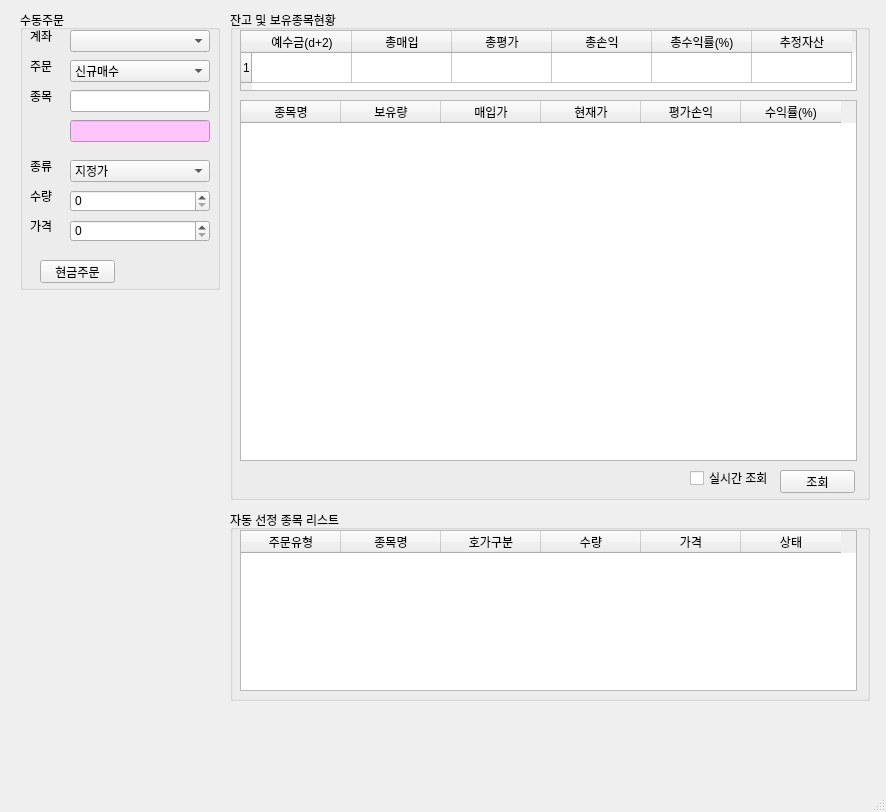
<?xml version="1.0" encoding="UTF-8"?>
<ui version="4.0">
 <class>MainWindow</class>
 <widget class="QMainWindow" name="MainWindow">
  <property name="geometry">
   <rect>
    <x>0</x>
    <y>0</y>
    <width>886</width>
    <height>812</height>
   </rect>
  </property>
  <property name="windowTitle">
   <string>PyTrader v0.4</string>
  </property>
  <widget class="QWidget" name="centralwidget">
   <widget class="QGroupBox" name="groupBox">
    <property name="geometry">
     <rect>
      <x>20</x>
      <y>10</y>
      <width>200</width>
      <height>280</height>
     </rect>
    </property>
    <property name="title">
     <string>수동주문</string>
    </property>
    <widget class="QLabel" name="label">
     <property name="geometry">
      <rect>
       <x>10</x>
       <y>20</y>
       <width>56</width>
       <height>12</height>
      </rect>
     </property>
     <property name="text">
      <string>계좌</string>
     </property>
    </widget>
    <widget class="QLabel" name="label_2">
     <property name="geometry">
      <rect>
       <x>10</x>
       <y>50</y>
       <width>56</width>
       <height>12</height>
      </rect>
     </property>
     <property name="text">
      <string>주문</string>
     </property>
    </widget>
    <widget class="QLabel" name="label_3">
     <property name="geometry">
      <rect>
       <x>10</x>
       <y>80</y>
       <width>56</width>
       <height>12</height>
      </rect>
     </property>
     <property name="text">
      <string>종목</string>
     </property>
    </widget>
    <widget class="QLabel" name="label_4">
     <property name="geometry">
      <rect>
       <x>10</x>
       <y>150</y>
       <width>56</width>
       <height>12</height>
      </rect>
     </property>
     <property name="text">
      <string>종류</string>
     </property>
    </widget>
    <widget class="QLabel" name="label_5">
     <property name="geometry">
      <rect>
       <x>10</x>
       <y>180</y>
       <width>56</width>
       <height>12</height>
      </rect>
     </property>
     <property name="text">
      <string>수량</string>
     </property>
    </widget>
    <widget class="QLabel" name="label_6">
     <property name="geometry">
      <rect>
       <x>10</x>
       <y>210</y>
       <width>56</width>
       <height>12</height>
      </rect>
     </property>
     <property name="text">
      <string>가격</string>
     </property>
    </widget>
    <widget class="QComboBox" name="comboBox">
     <property name="geometry">
      <rect>
       <x>50</x>
       <y>20</y>
       <width>140</width>
       <height>22</height>
      </rect>
     </property>
     <property name="editable">
      <bool>false</bool>
     </property>
    </widget>
    <widget class="QComboBox" name="comboBox_2">
     <property name="geometry">
      <rect>
       <x>50</x>
       <y>50</y>
       <width>140</width>
       <height>22</height>
      </rect>
     </property>
     <item>
      <property name="text">
       <string>신규매수</string>
      </property>
     </item>
     <item>
      <property name="text">
       <string>신규매도</string>
      </property>
     </item>
     <item>
      <property name="text">
       <string>매수취소</string>
      </property>
     </item>
     <item>
      <property name="text">
       <string>매도취소</string>
      </property>
     </item>
    </widget>
    <widget class="QComboBox" name="comboBox_3">
     <property name="geometry">
      <rect>
       <x>50</x>
       <y>150</y>
       <width>140</width>
       <height>22</height>
      </rect>
     </property>
     <item>
      <property name="text">
       <string>지정가</string>
      </property>
     </item>
     <item>
      <property name="text">
       <string>시장가</string>
      </property>
     </item>
    </widget>
    <widget class="QLineEdit" name="lineEdit">
     <property name="geometry">
      <rect>
       <x>50</x>
       <y>80</y>
       <width>140</width>
       <height>22</height>
      </rect>
     </property>
    </widget>
    <widget class="QLineEdit" name="lineEdit_2">
     <property name="geometry">
      <rect>
       <x>50</x>
       <y>110</y>
       <width>140</width>
       <height>22</height>
      </rect>
     </property>
     <property name="styleSheet">
      <string notr="true">background-color: rgb(255, 197, 251)</string>
     </property>
    </widget>
    <widget class="QSpinBox" name="spinBox">
     <property name="geometry">
      <rect>
       <x>50</x>
       <y>180</y>
       <width>140</width>
       <height>22</height>
      </rect>
     </property>
     <property name="maximum">
      <number>9999999</number>
     </property>
    </widget>
    <widget class="QSpinBox" name="spinBox_2">
     <property name="geometry">
      <rect>
       <x>50</x>
       <y>210</y>
       <width>140</width>
       <height>22</height>
      </rect>
     </property>
     <property name="maximum">
      <number>9999999</number>
     </property>
     <property name="singleStep">
      <number>50</number>
     </property>
    </widget>
    <widget class="QPushButton" name="pushButton">
     <property name="geometry">
      <rect>
       <x>20</x>
       <y>250</y>
       <width>75</width>
       <height>23</height>
      </rect>
     </property>
     <property name="text">
      <string>현금주문</string>
     </property>
    </widget>
   </widget>
   <widget class="QGroupBox" name="groupBox_2">
    <property name="geometry">
     <rect>
      <x>230</x>
      <y>10</y>
      <width>640</width>
      <height>490</height>
     </rect>
    </property>
    <property name="title">
     <string>잔고 및 보유종목현황</string>
    </property>
    <widget class="QTableWidget" name="tableWidget">
     <property name="geometry">
      <rect>
       <x>10</x>
       <y>20</y>
       <width>617</width>
       <height>61</height>
      </rect>
     </property>
     <property name="rowCount">
      <number>1</number>
     </property>
     <row/>
     <column>
      <property name="text">
       <string>예수금(d+2)</string>
      </property>
     </column>
     <column>
      <property name="text">
       <string>총매입</string>
      </property>
     </column>
     <column>
      <property name="text">
       <string>총평가</string>
      </property>
     </column>
     <column>
      <property name="text">
       <string>총손익</string>
      </property>
     </column>
     <column>
      <property name="text">
       <string>총수익률(%)</string>
      </property>
     </column>
     <column>
      <property name="text">
       <string>추정자산</string>
      </property>
     </column>
    </widget>
    <widget class="QTableWidget" name="tableWidget_2">
     <property name="geometry">
      <rect>
       <x>10</x>
       <y>90</y>
       <width>617</width>
       <height>361</height>
      </rect>
     </property>
     <column>
      <property name="text">
       <string>종목명</string>
      </property>
     </column>
     <column>
      <property name="text">
       <string>보유량</string>
      </property>
     </column>
     <column>
      <property name="text">
       <string>매입가</string>
      </property>
     </column>
     <column>
      <property name="text">
       <string>현재가</string>
      </property>
     </column>
     <column>
      <property name="text">
       <string>평가손익</string>
      </property>
     </column>
     <column>
      <property name="text">
       <string>수익률(%)</string>
      </property>
     </column>
    </widget>
    <widget class="QCheckBox" name="checkBox">
     <property name="geometry">
      <rect>
       <x>460</x>
       <y>460</y>
       <width>81</width>
       <height>16</height>
      </rect>
     </property>
     <property name="text">
      <string>실시간 조회</string>
     </property>
    </widget>
    <widget class="QPushButton" name="pushButton_2">
     <property name="geometry">
      <rect>
       <x>550</x>
       <y>460</y>
       <width>75</width>
       <height>23</height>
      </rect>
     </property>
     <property name="text">
      <string>조회</string>
     </property>
    </widget>
   </widget>
   <widget class="QGroupBox" name="groupBox_3">
    <property name="geometry">
     <rect>
      <x>230</x>
      <y>510</y>
      <width>640</width>
      <height>191</height>
     </rect>
    </property>
    <property name="title">
     <string>자동 선정 종목 리스트</string>
    </property>
    <widget class="QTableWidget" name="tableWidget_3">
     <property name="geometry">
      <rect>
       <x>10</x>
       <y>20</y>
       <width>617</width>
       <height>161</height>
      </rect>
     </property>
     <column>
      <property name="text">
       <string>주문유형</string>
      </property>
     </column>
     <column>
      <property name="text">
       <string>종목명</string>
      </property>
     </column>
     <column>
      <property name="text">
       <string>호가구분</string>
      </property>
     </column>
     <column>
      <property name="text">
       <string>수량</string>
      </property>
     </column>
     <column>
      <property name="text">
       <string>가격</string>
      </property>
     </column>
     <column>
      <property name="text">
       <string>상태</string>
      </property>
     </column>
    </widget>
   </widget>
  </widget>
  <widget class="QMenuBar" name="menubar">
   <property name="geometry">
    <rect>
     <x>0</x>
     <y>0</y>
     <width>886</width>
     <height>21</height>
    </rect>
   </property>
  </widget>
  <widget class="QStatusBar" name="statusbar"/>
 </widget>
 <resources/>
 <connections/>
</ui>
